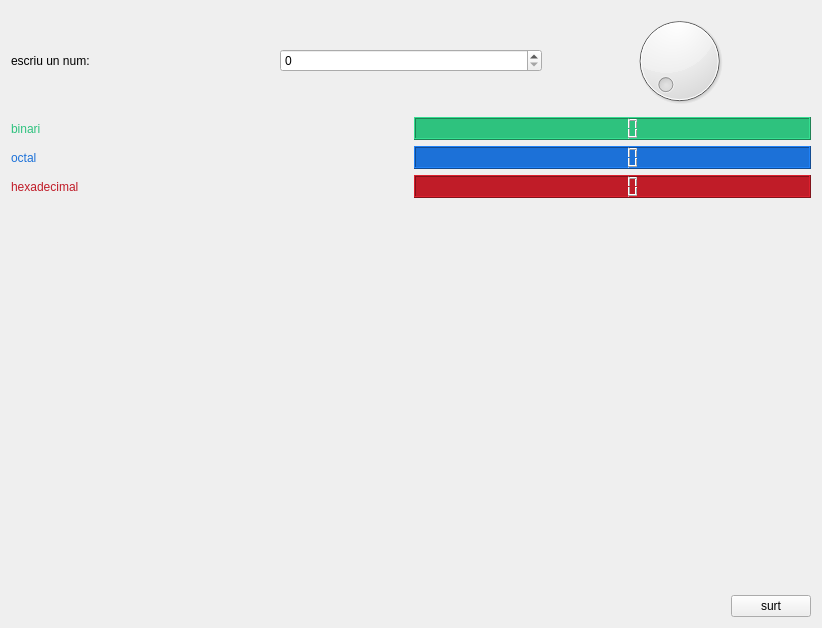
<?xml version="1.0" encoding="UTF-8"?>
<ui version="4.0">
 <class>MyForm</class>
 <widget class="QWidget" name="MyForm">
  <property name="geometry">
   <rect>
    <x>0</x>
    <y>0</y>
    <width>822</width>
    <height>628</height>
   </rect>
  </property>
  <property name="windowTitle">
   <string>Form</string>
  </property>
  <layout class="QVBoxLayout" name="verticalLayout_4">
   <item>
    <layout class="QVBoxLayout" name="verticalLayout_3">
     <item>
      <layout class="QVBoxLayout" name="verticalLayout">
       <item>
        <layout class="QHBoxLayout" name="horizontalLayout">
         <item>
          <widget class="QLabel" name="label">
           <property name="text">
            <string>escriu un num:</string>
           </property>
          </widget>
         </item>
         <item>
          <widget class="QSpinBox" name="spinBox"/>
         </item>
         <item>
          <widget class="QDial" name="dial">
           <property name="maximum">
            <number>999</number>
           </property>
          </widget>
         </item>
        </layout>
       </item>
       <item>
        <layout class="QHBoxLayout" name="horizontalLayout_2">
         <item>
          <widget class="QLabel" name="label_2">
           <property name="styleSheet">
            <string notr="true">color: rgb(46, 194, 126);</string>
           </property>
           <property name="text">
            <string>binari</string>
           </property>
          </widget>
         </item>
         <item>
          <widget class="QLCDNumber" name="lcdNumber">
           <property name="styleSheet">
            <string notr="true">background-color: rgb(46, 194, 126);</string>
           </property>
          </widget>
         </item>
        </layout>
       </item>
       <item>
        <layout class="QHBoxLayout" name="horizontalLayout_3">
         <item>
          <widget class="QLabel" name="label_3">
           <property name="styleSheet">
            <string notr="true">color: rgb(28, 113, 216);</string>
           </property>
           <property name="text">
            <string>octal</string>
           </property>
          </widget>
         </item>
         <item>
          <widget class="QLCDNumber" name="lcdNumber_2">
           <property name="styleSheet">
            <string notr="true">background-color: rgb(28, 113, 216);</string>
           </property>
          </widget>
         </item>
        </layout>
       </item>
       <item>
        <layout class="QHBoxLayout" name="horizontalLayout_4">
         <item>
          <widget class="QLabel" name="label_4">
           <property name="styleSheet">
            <string notr="true">color: rgb(192, 28, 40);</string>
           </property>
           <property name="text">
            <string>hexadecimal</string>
           </property>
          </widget>
         </item>
         <item>
          <widget class="QLCDNumber" name="lcdNumber_3">
           <property name="styleSheet">
            <string notr="true">background-color: rgb(192, 28, 40);</string>
           </property>
          </widget>
         </item>
        </layout>
       </item>
      </layout>
     </item>
     <item>
      <layout class="QVBoxLayout" name="verticalLayout_2">
       <item>
        <spacer name="verticalSpacer">
         <property name="orientation">
          <enum>Qt::Vertical</enum>
         </property>
         <property name="sizeHint" stdset="0">
          <size>
           <width>20</width>
           <height>40</height>
          </size>
         </property>
        </spacer>
       </item>
       <item>
        <layout class="QHBoxLayout" name="horizontalLayout_5">
         <item>
          <spacer name="horizontalSpacer">
           <property name="orientation">
            <enum>Qt::Horizontal</enum>
           </property>
           <property name="sizeHint" stdset="0">
            <size>
             <width>40</width>
             <height>20</height>
            </size>
           </property>
          </spacer>
         </item>
         <item>
          <widget class="QPushButton" name="pushButton">
           <property name="text">
            <string>surt</string>
           </property>
          </widget>
         </item>
        </layout>
       </item>
      </layout>
     </item>
    </layout>
   </item>
  </layout>
 </widget>
 <resources/>
 <connections>
  <connection>
   <sender>pushButton</sender>
   <signal>clicked()</signal>
   <receiver>MyForm</receiver>
   <slot>close()</slot>
   <hints>
    <hint type="sourcelabel">
     <x>606</x>
     <y>468</y>
    </hint>
    <hint type="destinationlabel">
     <x>617</x>
     <y>516</y>
    </hint>
   </hints>
  </connection>
  <connection>
   <sender>dial</sender>
   <signal>valueChanged(int)</signal>
   <receiver>spinBox</receiver>
   <slot>setValue(int)</slot>
   <hints>
    <hint type="sourcelabel">
     <x>382</x>
     <y>108</y>
    </hint>
    <hint type="destinationlabel">
     <x>282</x>
     <y>107</y>
    </hint>
   </hints>
  </connection>
  <connection>
   <sender>spinBox</sender>
   <signal>valueChanged(int)</signal>
   <receiver>dial</receiver>
   <slot>setValue(int)</slot>
   <hints>
    <hint type="sourcelabel">
     <x>276</x>
     <y>92</y>
    </hint>
    <hint type="destinationlabel">
     <x>373</x>
     <y>54</y>
    </hint>
   </hints>
  </connection>
  <connection>
   <sender>spinBox</sender>
   <signal>valueChanged(int)</signal>
   <receiver>lcdNumber</receiver>
   <slot>setBinMode()</slot>
   <hints>
    <hint type="sourcelabel">
     <x>253</x>
     <y>101</y>
    </hint>
    <hint type="destinationlabel">
     <x>333</x>
     <y>245</y>
    </hint>
   </hints>
  </connection>
  <connection>
   <sender>spinBox</sender>
   <signal>valueChanged(int)</signal>
   <receiver>lcdNumber_2</receiver>
   <slot>setOctMode()</slot>
   <hints>
    <hint type="sourcelabel">
     <x>254</x>
     <y>125</y>
    </hint>
    <hint type="destinationlabel">
     <x>319</x>
     <y>283</y>
    </hint>
   </hints>
  </connection>
  <connection>
   <sender>spinBox</sender>
   <signal>valueChanged(int)</signal>
   <receiver>lcdNumber_3</receiver>
   <slot>setHexMode()</slot>
   <hints>
    <hint type="sourcelabel">
     <x>247</x>
     <y>129</y>
    </hint>
    <hint type="destinationlabel">
     <x>325</x>
     <y>324</y>
    </hint>
   </hints>
  </connection>
  <connection>
   <sender>spinBox</sender>
   <signal>valueChanged(int)</signal>
   <receiver>lcdNumber</receiver>
   <slot>display(int)</slot>
   <hints>
    <hint type="sourcelabel">
     <x>294</x>
     <y>119</y>
    </hint>
    <hint type="destinationlabel">
     <x>310</x>
     <y>246</y>
    </hint>
   </hints>
  </connection>
  <connection>
   <sender>spinBox</sender>
   <signal>valueChanged(int)</signal>
   <receiver>lcdNumber_2</receiver>
   <slot>display(int)</slot>
   <hints>
    <hint type="sourcelabel">
     <x>290</x>
     <y>130</y>
    </hint>
    <hint type="destinationlabel">
     <x>313</x>
     <y>282</y>
    </hint>
   </hints>
  </connection>
  <connection>
   <sender>spinBox</sender>
   <signal>valueChanged(int)</signal>
   <receiver>lcdNumber_3</receiver>
   <slot>display(int)</slot>
   <hints>
    <hint type="sourcelabel">
     <x>265</x>
     <y>125</y>
    </hint>
    <hint type="destinationlabel">
     <x>319</x>
     <y>320</y>
    </hint>
   </hints>
  </connection>
 </connections>
</ui>
